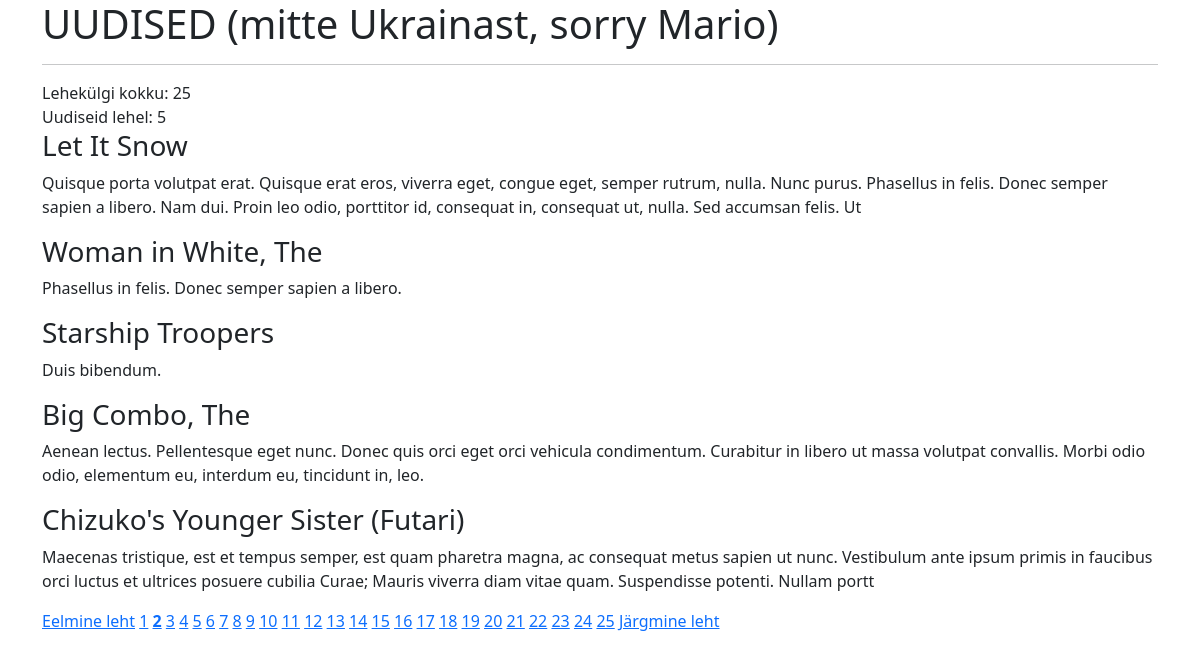
The page /uudised.php?leht=2 on the database its author committed.
### tables this page shows
CREATE TABLE `uudised` (
  `id` int(255) NOT NULL,
  `pealkiri` varchar(255) NOT NULL,
  `uudis` varchar(255) NOT NULL
);

### uudised.php (the view, shortened to what this page needs)
<?php
include ("config.php");
?>
<!DOCTYPE html>
<html lang="en">
<head>
    <link href="https://cdn.jsdelivr.net/npm/bootstrap@5.3.2/dist/css/bootstrap.min.css" rel="stylesheet">
</head>
    <body>
        <div class="container">
            <h1>UUDISED (mitte Ukrainast, sorry Mario)</h1>
            <hr>
            <?php
            $uudistearv = 5;
            $uudisteparing = "SELECT COUNT('id') FROM uudised";
            $lehtedevastus = mysqli_query($yhendus, $uudisteparing);
            $uudised = mysqli_fetch_array($lehtedevastus);
            $lehtedekogus = $uudised[0];
            $lehtedekogus = ceil($lehtedekogus/$uudistearv);
            echo 'Lehekülgi kokku: ' . $lehtedekogus . '<br>';
            echo 'Uudiseid lehel: ' . $uudistearv . '<br>';
            if (isset($_GET['leht'])) {
                $leht = $_GET['leht'];
            }else {
                $leht = 1;
            }
            $algus = ($leht-1) * $uudistearv;
            $paring = "SELECT * FROM uudised LIMIT $algus, $uudistearv";
            $vastus = mysqli_query($yhendus, $paring);
            while ($rida = mysqli_fetch_assoc($vastus)){
                echo '<h3>'.$rida['pealkiri'].'</h3>';
                echo '<p>'.$rida['uudis'].'</p>';
            }
            $eelmineleht = $leht - 1;
            $jargmineleht = $leht + 1;
            if ($leht>1) {
                echo "<a href=\"?leht=$eelmineleht\">Eelmine leht</a> ";
            }
            if ($lehtedekogus >= 1) {
                for ($i=1; $i<=$lehtedekogus ; $i++) {
                    if ($i==$leht) {
                        echo "<b><a href=\"?leht=$i\">$i</a></b> ";
                    } else {
                        echo "<a href=\"?leht=$i\">$i</a> ";
                    }
                }
            }
            if ($leht<$lehtedekogus) {
            echo "<a href=\"?leht=$jargmineleht\">Järgmine leht</a> ";
            }
            ?>
        </div>
    </body>
</html>

### rows shown on the page
uudised: pealkiri "Let It Snow", uudis "Quisque porta volutpat erat. Quisque erat eros, viverra eget, congue eget, semper rutrum, nulla. Nunc purus. Phasellus in felis. Donec semper sapien a libero. Nam dui. Proin leo odio, porttitor id, consequat in, consequat ut, nulla. Sed accumsan felis. Ut"
uudised: pealkiri "Woman in White, The", uudis "Phasellus in felis. Donec semper sapien a libero."
uudised: pealkiri "Starship Troopers", uudis "Duis bibendum."
uudised: pealkiri "Big Combo, The", uudis "Aenean lectus. Pellentesque eget nunc. Donec quis orci eget orci vehicula condimentum. Curabitur in libero ut massa volutpat convallis. Morbi odio odio, elementum eu, interdum eu, tincidunt in, leo."
uudised: pealkiri "Chizuko's Younger Sister (Futari)", uudis "Maecenas tristique, est et tempus semper, est quam pharetra magna, ac consequat metus sapien ut nunc. Vestibulum ante ipsum primis in faucibus orci luctus et ultrices posuere cubilia Curae; Mauris viverra diam vitae quam. Suspendisse potenti. Nullam portt"

### other values the page prints
$lehtedekogus "25"
$uudistearv "5"
